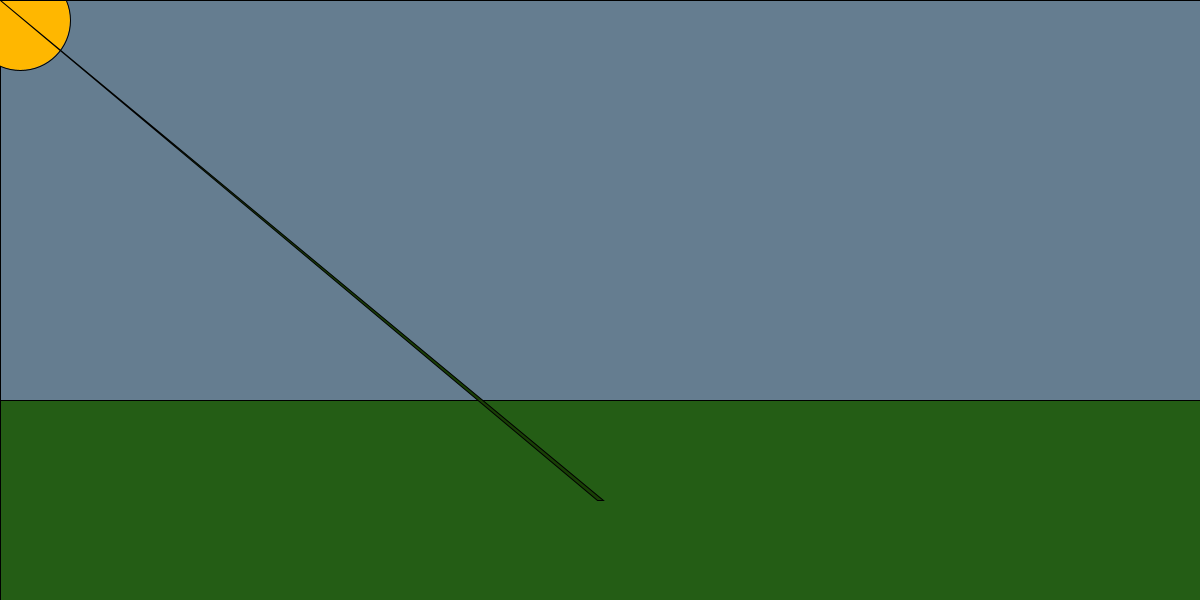
Frame 1 (no input)
Frame 60 (the mouse pressed at the canvas centre just before this capture): identical to frame 1, image omitted
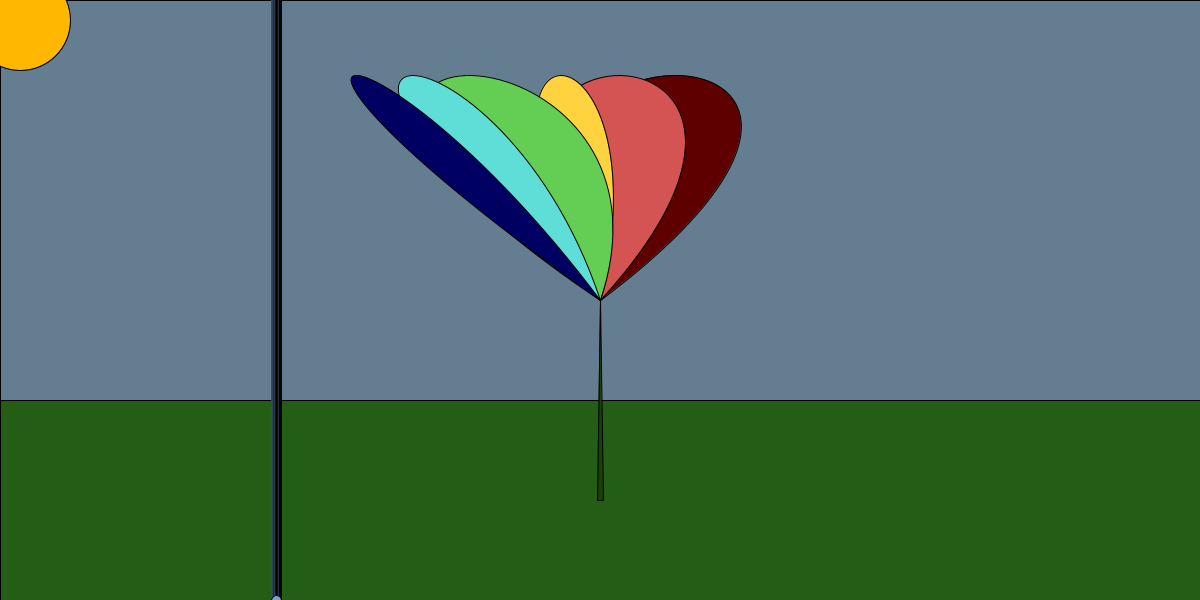
Frame 120 (the mouse held since frame 60 and released just before this capture)

The Processing sketch that drew these frames (run headless with seeded random() and noise(); from frame 60 on, the mouse is pressed at the canvas centre):

// Processing sketch: processing_72272
// ── processing_72272.pde

//Lauren Zito
//Introduction to Digital Media Fall 2012
//Section B
//09.13.2012

//make it rain as a flower blows in the storm

int value = 0;
int randomBlue = 0;
int randomRed = 0;
boolean raining = false;

void setup() {
  size(1200, 600);
  noFill();
}

void draw() {
  background(0);
  
  if (keyPressed == true) {
    fill(255);
  } else {
    fill(129, 160, 183, 200);
  }
  rect(0, 0, 1200, 600);
  //overcast sky



  fill(36, 93, 21);
  beginShape();
  vertex(0, 400);
  vertex(1200, 400);
  vertex(1200, 600);
  vertex(0, 600);
  endShape(CLOSE);
  //grass

  fill(255, 183, 0);
  ellipse(20, 20, 100, 100);
  //sun
  
  int randomPoint = int(random(width));
  {
    fill(119, 163, 206);
    if (mousePressed) {
      for (int i = 0; i < 600; i++) {
        ellipse(randomPoint, i+1, 10, 10);
        //rain
      }
    }
  }
  
  randomBlue = int(random(255));
  smooth();
  randomRed = int(random(200));

  fill(randomRed, 0, 0);
  bezier(mouseX, mouseY, 1000, 0, 400, 0, mouseX, mouseY);
  //red petal
  fill(211, 84, 82);
  bezier(mouseX, mouseY, 875, 0, 375, 0, mouseX, mouseY);
  //orange petal
  fill(255, 211, 64);
  bezier(mouseX, mouseY, 670, 0, 425, 0, mouseX, mouseY);
  //yellow petal
  fill(99, 206, 83);
  bezier(mouseX, mouseY, 700, 0, 150, 0, mouseX, mouseY);
  //green petal
  fill(94, 222, 214);
  bezier(mouseX, mouseY, 500, 0, 200, 0, mouseX, mouseY);
  //aqua petal
  fill(0, 0, randomBlue);
  bezier(mouseX, mouseY, 375, 0, 175, 0, mouseX, mouseY);
  //blue petal

  fill(25, 64, 5);
  triangle(mouseX, mouseY, 597, 500, 603, 500);
  //stem
  
  if (key == 's') { 
    save("LaurenZito.png");
}
}

void mouseClicked() {
  raining = !raining;
  //make it rain
}
